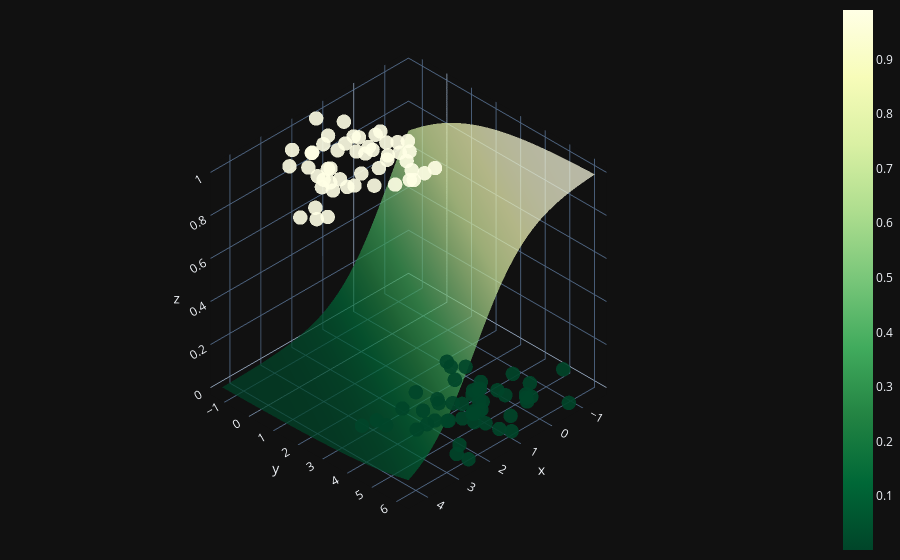

This figure's notebook cell:
### Code cell
X0 = np.linspace(X[:, 0].min(), X[:, 0].max(), 100)
X1 = np.linspace(X[:, 1].min(), X[:, 1].max(), 100)
xx0, xx1 = np.meshgrid(X0, X1)
Z = W[0] * xx0 + W[1] * xx1 + b
A = 1 / (1 + np.exp(-Z))

fig = (go.Figure(data=[go.Surface(z=A, x=xx0, y=xx1, colorscale='YlGn', opacity = 0.7, reversescale=True)]))

fig.add_scatter3d(x=X[:, 0].flatten(), y=X[:, 1].flatten(), z=y.flatten(), mode='markers', marker=dict(size=5, color=y.flatten(), colorscale='YlGn', opacity = 0.9, reversescale=True))


fig.update_layout(template= "plotly_dark", margin=dict(l=0, r=0, b=0, t=0))
fig.layout.scene.camera.projection.type = "orthographic"
fig.show()

### Figure 1 — Plotly figure (JSON) as saved in the notebook; plotly's stock layout.template omitted (floating-point values rounded to 4 significant figures; data arrays with more than 128 entries replaced by an {"elided": "..."} marker saying what was removed)
{"data": [{"colorscale": [[0, "rgb(255,255,229)"], [0.125, "rgb(247,252,185)"], [0.25, "rgb(217,240,163)"], [0.375, "rgb(173,221,142)"], [0.5, "rgb(120,198,121)"], [0.625, "rgb(65,171,93)"], [0.75, "rgb(35,132,67)"], [0.875, "rgb(0,104,55)"], [1, "rgb(0,69,41)"]], "opacity": 0.7, "reversescale": true, "type": "surface", "x": {"elided": "100x100 float values"}, "y": {"elided": "100x100 float values"}, "z": {"elided": "100x100 float values"}}, {"marker": {"color": [1, 1, 0, 0, 1, 0, 0, 1, 0, 1, 0, 1, 0, 0, 1, 1, 1, 0, 1, 1, 0, 0, 1, 0, 1, 0, 1, 0, 0, 1, 1, 0, 1, 1, 1, 0, 1, 1, 0, 1, 0, 0, 0, 0, 1, 1, 1, 1, 0, 0, 1, 1, 0, 0, 0, 0, 0, 1, 1, 1, 1, 0, 0, 1, 0, 1, 0, 0, 1, 0, 0, 1, 1, 0, 0, 0, 1, 1, 0, 0, 1, 0, 0, 0, 0, 0, 1, 0, 1, 1, 1, 1, 1, 1, 0, 0, 1, 1, 0, 1], "colorscale": [[0, "rgb(255,255,229)"], [0.125, "rgb(247,252,185)"], [0.25, "rgb(217,240,163)"], [0.375, "rgb(173,221,142)"], [0.5, "rgb(120,198,121)"], [0.625, "rgb(65,171,93)"], [0.75, "rgb(35,132,67)"], [0.875, "rgb(0,104,55)"], [1, "rgb(0,69,41)"]], "opacity": 0.9, "reversescale": true, "size": 5}, "mode": "markers", "type": "scatter3d", "x": [4.219, 0.9078, -0.2765, 0.08848, 3.243, 1.442, 1.022, 3.978, 0.5889, 1.252, 0.6284, 1.686, 1.185, 0.06897, 1.787, 4.438, 3.182, 0.3038, 0.7394, 1.285, 1.131, 0.6647, 1.316, -0.1889, 2.579, 0.8731, 1.311, 0.9868, 1.42, 2.354, 2.432, 1.043, 0.9509, 2.451, 1.62, 2.155, 1.381, 1.987, 2.116, 0.564, -0.07228, 2.509, -0.73, 1.379, 0.8821, 2.222, 2.016, 1.701, -0.6539, 0.5731, 1.957, 0.7624, 2.465, 1.333, 3.246, 1.103, 2.859, 1.6, 2.976, 2.68, 1.419, 1.926, -0.09448, 2.728, 1.12, 1.557, 0.1055, 2.844, 3.155, 1.841, 1.289, 1.642, 3.923, 1.705, 0.1631, 0.3419, 1.021, 2.669, 0.4666, 0.9481, 1.194, 1.154, -0.2942, 1.737, 0.4655, 0.0808, 3.003, 2.207, 1.361, 2.632, 2.827, 2.912, 1.142, 1.055, 2.47, -1.577, 1.412, 3.005, -0.6376, 0.8298], "y": [2.234, 0.4598, 5.081, 2.323, 1.215, 2.768, 4.117, 2.378, 4.001, 0.2081, 4.46, 0.6583, 5.28, 4.356, 1.7, 1.842, -0.1823, 3.944, 0.4361, 1.437, 4.682, 4.36, 2.441, 5.205, 0.7261, 4.714, 0.07123, 6.09, 4.637, 2.224, -0.2017, 4.606, 0.9498, -0.1954, 2.747, 4.124, 0.9295, 2.611, 3.069, 1.337, 2.884, 5.773, 6.255, 3.619, 2.841, 1.533, -0.2704, -0.4773, 4.767, 5.526, 0.2342, 1.165, 6.2, 5.01, 2.849, 4.706, 2.956, 0.9151, 1.216, -0.7044, 1.574, 4.152, 5.358, 1.305, 5.758, 2.827, 3.725, 3.327, 1.553, 3.562, 3.45, 0.1502, 1.804, 4.433, 2.578, 3.941, 1.579, 1.82, 3.866, 4.732, 2.808, 3.902, 5.273, 4.425, 3.123, 4.691, 0.7427, 5.506, 0.748, 0.6894, 1.721, 0.2466, 2.015, -0.6471, 4.099, 4.957, -1.326, 0.9852, 4.091, 1.742], "z": [1, 1, 0, 0, 1, 0, 0, 1, 0, 1, 0, 1, 0, 0, 1, 1, 1, 0, 1, 1, 0, 0, 1, 0, 1, 0, 1, 0, 0, 1, 1, 0, 1, 1, 1, 0, 1, 1, 0, 1, 0, 0, 0, 0, 1, 1, 1, 1, 0, 0, 1, 1, 0, 0, 0, 0, 0, 1, 1, 1, 1, 0, 0, 1, 0, 1, 0, 0, 1, 0, 0, 1, 1, 0, 0, 0, 1, 1, 0, 0, 1, 0, 0, 0, 0, 0, 1, 0, 1, 1, 1, 1, 1, 1, 0, 0, 1, 1, 0, 1]}], "layout": {"margin": {"b": 0, "l": 0, "r": 0, "t": 0}, "scene": {"camera": {"projection": {"type": "orthographic"}}}}}
